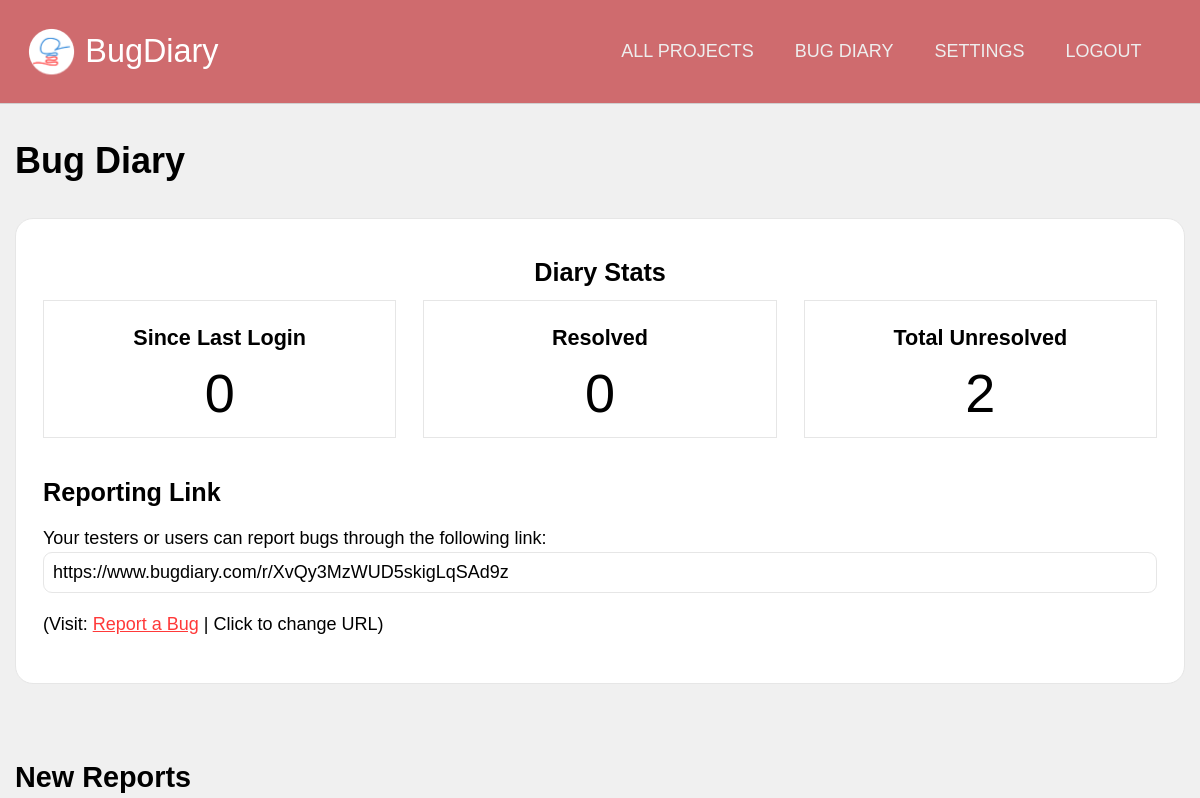
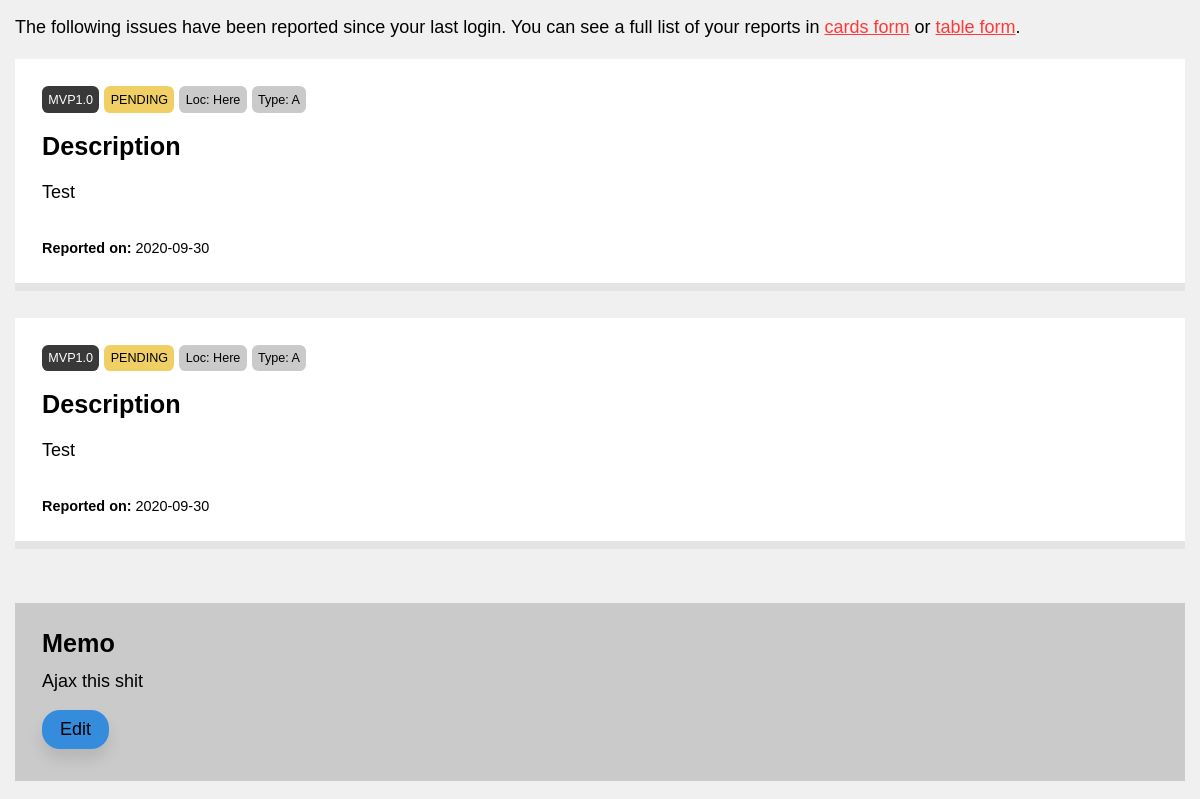
/projects/view/XvQy3MzWUD5skigLqSAd9z (signed in, upper part), run on an earlier commit of the app's database (2 pictures, top to bottom).
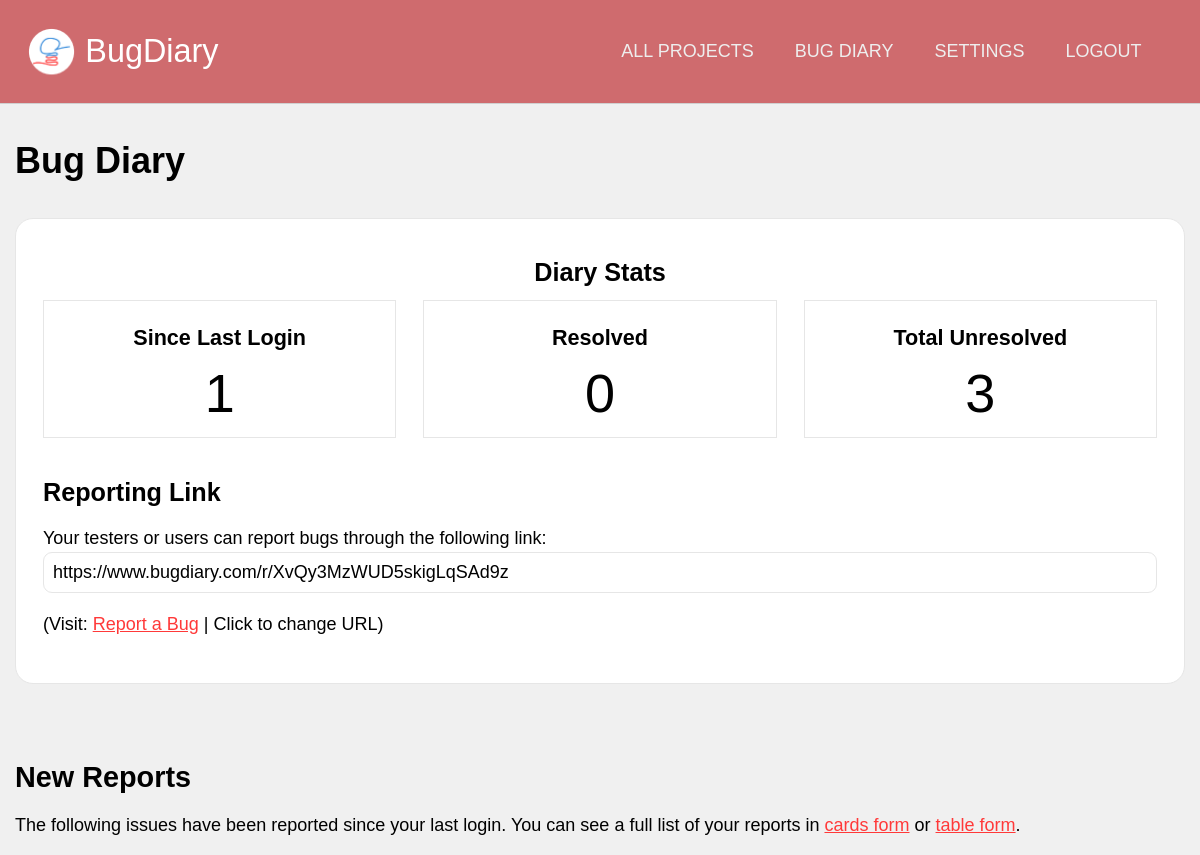
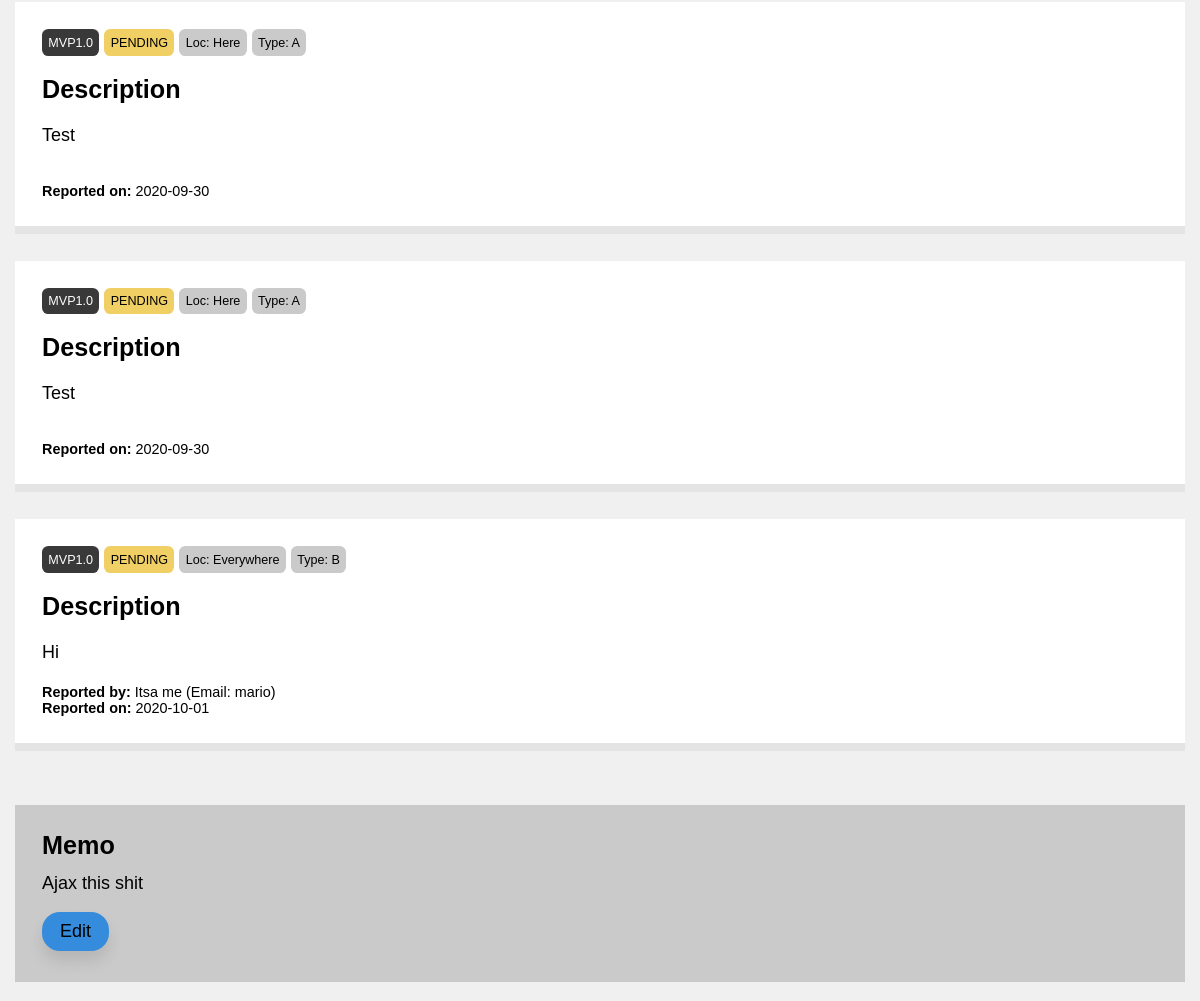
And on a later commit of the database (2 pictures, top to bottom).
### application/models.py (models this page shows, shortened)
class Projects(db.Model):
    id  = db.Column(db.Integer, primary_key = True, nullable = False)
    url = db.Column(db.String(22), index = True, unique = True, nullable = False)
    name = db.Column(db.String(100), nullable = False)
    description = db.Column(db.Text, nullable = False)
    creation_date = db.Column(db.DateTime, index = True, nullable = False)
    expiry_date = db.Column(db.DateTime, index = True, nullable = False)
    status = db.Column(db.String(10), nullable = False)
    access_code = db.Column(db.String(50), nullable = True)
    last_activity = db.Column(db.DateTime(), default = dt.datetime.now())
    owner = db.Column(db.Integer, db.ForeignKey('users.id')) #linked
    bugs = db.relationship('Bugs', backref = 'containing_project', cascade = "all,delete")
    locations = db.relationship('Project_bug_locations', backref = 'locations_in', cascade = "all,delete")
    types = db.relationship('Project_bug_types', backref = 'types_in', cascade = "all,delete")
    settings = db.relationship('Project_settings', backref = 'settings_for', cascade = "all,delete", uselist = False)
    blog_posts = db.relationship('Blog_posts', backref= 'post_target', cascade = "all,delete")

class Bugs(db.Model):
    id = db.Column(db.Integer, primary_key = True)
    ref_id = db.Column(db.Integer)
    details = db.Column(db.Text)
    author = db.Column(db.String(100))
    author_email = db.Column(db.String(100))
    status = db.Column(db.String(20))
    version = db.Column(db.String(20), index = True)
    report_date = db.Column(db.DateTime, index = True, default = dt.datetime.now())
    resolve_date = db.Column(db.DateTime, default = None)
    project = db.Column(db.Integer, db.ForeignKey('projects.id')) #linked
    bug_location = db.Column(db.Integer, db.ForeignKey('project_bug_locations.id')) #linked
    bug_type = db.Column(db.Integer, db.ForeignKey('project_bug_types.id')) #linked
    comments = db.relationship('Bug_comments', backref = "comment_target")

### application/projects/views.py (the view)
@projects.route('/view/<string:project_url>')
@login_required
def dashboard(project_url):
    target_project = Projects.query.filter_by(url = project_url).first()
    since_last_login = Bugs.query.filter_by(project = target_project.id).filter(Bugs.report_date > current_user.last_login).filter_by(status = "PENDING").count()
    resolved = Bugs.query.filter_by(project = target_project.id).filter_by(status = "RESOLVED").count()
    unresolved = Bugs.query.filter_by(project = target_project.id).filter_by(status = "PENDING").count()
    if target_project == None:
        flash("Sorry, the Bug Diary you were trying to access could not be found. It might have expired or you might have entered a typo.")
        return redirect(url_for('users.dashboard'))
    return render_template('dashboard.html', project = target_project, since_last_login = since_last_login, resolved = resolved, unresolved = unresolved)

### application/models.py (called while the page is built)
@login_manager.user_loader
def load_user(user_id):
    return Users.query.get(user_id)

### application/projects/templates/projects/dashboard.html (shortened to what this page needs)
{% extends 'confined.html' %}
{% block custom_nav %}
<a href="{{ url_for('users.dashboard') }}">All projects</a>
<a href="{{ url_for('projects.dashboard', project_url = project.url) }}">{{project.name}}</a>
<a href="{{ url_for('projects.settings', project_url = project.url) }}">Settings</a>
<a href="{{ url_for('users.logout') }}">Logout</a>
{% endblock %}
{% import 'macros.html' as macros %}
{% block main %}
<h1>{{ project.name }}</h1>
<div class="main-aside">
    <main>
        <div class="block lined rounded text-centered bg-white">
            <h3>Diary Stats</h3>
            <div class="block-comparison-3">
                <div class="comp1 text-centered lined bg-white">
                    <h4>Since Last Login</h4>
                    <span class="bignum">{{ since_last_login }}</span>
                </div>
                <div class="comp2 text-centered lined bg-white">
                    <h4>Resolved</h4>
                    <span class="bignum">{{ resolved }}</span>
                </div>
                <div class="comp3 text-centered lined bg-white">
                    <h4>Total Unresolved</h4>
                    <span class="bignum">{{ unresolved }}</span>
                </div>
            </div>
            <div style="text-align: left">
                <h3>Reporting Link</h3>
                <p>
                    Your testers or users can report bugs through the following link:
                    <input type="text" readonly value="https://www.bugdiary.com/r/{{ project.url }}">
                    (Visit: <a href="{{ url_for('core.redirect_to', project_url = project.url )}}">Report a Bug</a> | <a onclick="toggleElement('change_url')">Click to change URL</a>)
                </p>
            </div>
        </div>
        <div class="spacer-small"></div>
        <h2>New Reports</h2>
        <p>
            The following issues have been reported since your last login. You can see a full list of your reports in <a href="">cards form</a> or <a href="">table form</a>.
        </p>
        {% for bug in project.bugs %}
            {{ macros.bugcard(bug.ref_id, bug.details, bug.author, bug.author_email, bug.status, bug.version, bug.report_date, None, bug.bug_location, bug.bug_type) }}
        {% endfor %}
    </main>
    <aside>
        <div class="sidebar-block bg-gray">
            <h3>Memo</h3>
            Ajax this shit
            <br>
            <a class="button-secondary rounded shadowed">Edit</a>
        </div>
    </aside>
</div>
{% endblock %}

### application/templates/confined.html (shortened to what this page needs)
{% extends "base.html" %}
{% block templateMain %}
<main class="confined">
  {% block main %}
  {% endblock %}
</main>
{% endblock %}

### application/templates/macros.html (shortened to what this page needs)
{% macro bugcard(ref_id, details, author, author_email, status, version, report_date, resolve_date, location, type, color_code = {"PENDING": "bg-yellow", "RESOLVED": "bg-green"}) %}
<div class="card">
    <div>
        <span class="tag-mini bg-darkgray">{{ version }}</span>
        <span class="tag-mini {{ color_code[status] }}">{{ status }}</span>
        <span class="tag-mini bg-gray">Loc: {{ location }}</span>
        <span class="tag-mini bg-gray">Type: {{ type }}</span>
    </div>
    <h3>Description</h3>
    <p>
        {{ details }}
    </p>
    <div class="author">
        {% if author != "" or author_email != "" %}
        <b>Reported by:</b> {{ author }} (Email: {{ author_email }})
        {% endif %} <br>
        <b>Reported on:</b> {{ report_date.strftime('%Y-%m-%d') }}
        <br>
    </div>
</div>
{% endmacro %}

### application/templates/base.html (shortened to what this page needs)
<!DOCTYPE html>
{% set version = "0.1.0" %}
<html lang="en" dir="ltr">
  <head>
    <link rel="stylesheet" href="{{ url_for('static', filename='css/unilay5.css') }}?v={{version}}">
    <link rel="stylesheet" href="{{ url_for('static', filename='css/custom.css') }}?v={{version}}">
  </head>
  <body>
    <header>
        <div id="logo"><a href="{{ url_for('core.index') }}">
            {% block custom_logo %}BugDiary{% endblock %}
        </a></div>
        <nav id="navigation">
          {% block custom_nav %}{% endblock %}
        </nav>
    </header>
      {% block templateMain %}{% endblock %}
  </body>
</html>

### application/static/css/unilay5.css (style rules this page uses)
body { font-size: 18px; font-family: sans-serif; color: #000; margin: 0; padding: 0; background-color: #f0f0f0; }
header { background-color: #cf6b6e; border-bottom: 1px solid #d0d0d0; padding: 1.5em; display: grid; text-align: center; grid-template-areas: "logo nav"; }
header #logo { padding-left: 1.8em; line-height: 1.5em; grid-area: logo; background-image: url("../images/logo-small.png"); background-repeat: no-repeat; background-size: contain; text-align: left; font-size: 1.8em; }
header #logo a:link, header #logo a:visited { color: #fff; text-decoration: none; }
header nav, header #navigation { grid-area: nav; padding: 0.75em; text-align: right; z-index: 10; }
header nav a, header #navigation a { text-transform: uppercase; display: inline-block; color: #eeeeee; text-decoration: none; padding: 0 1em; font-family: "Trebuchet MS", Helvetica, sans-serif; }
.confined { max-width: 65em; margin-left: auto; margin-right: auto; }
p { line-height: 150%; }
main a.button-secondary, main a.button-primary { padding: 0.5em 1em; text-decoration: none; margin: 1em auto; display: inline-block; text-align: center; }
main a.button-secondary { background-color: #358bdc; color: #000; }
a:link, a:visited { color: #ff3939; }
h2, h3, h4, h5 { margin: 0.5em 0; }
h1 { color: inherit; font-size: 2em; margin: 1em 0; }
h2 { color: inherit; font-size: 1.6em; }
h3 { color: inherit; font-size: 1.4em; }
h4 { color: inherit; font-size: 1.2em; }
.block { padding: 1.5em; margin-bottom: 1.5em; }
.sidebar-block { padding: 0.75em 1.5em; margin-bottom: 1.5em; }
.block-comparison-3 { display: grid; grid-template-areas: "comp1 comp2 comp3"; grid-template-columns: 1fr 1fr 1fr; grid-gap: 1.5em; }
.block-comparison-3 .comp1 { grid-area: comp1; }
.block-comparison-3 .comp2 { grid-area: comp2; }
.block-comparison-3 .comp3 { grid-area: comp3; }
.block-comparison-3 .comp1, .block-comparison-3 .comp2, .block-comparison-3 .comp3 { padding: 0.75em; margin-bottom: 1.5em; }
.aside-main, .main-aside { display: grid; grid-gap: 1.5em; }
.aside-main main, .main-aside main { grid-area: main; }
.aside-main aside, .main-aside aside { grid-area: aside; }
.main-aside { grid-template-areas: "main aside"; grid-template-columns: auto 400px; }
@media screen and (max-width: 1200px) { .main-aside, .aside-main { grid-template-areas: "main" "aside"; grid-template-columns: auto; grid-template-rows: auto auto; } }
.spacer-small { padding-bottom: 2em; }
.lined { border: 1px solid #e6e6e6; }
.rounded { border-radius: 1em 1em 1em 1em; -moz-border-radius: 1em 1em 1em 1em; -webkit-border-radius: 1em 1em 1em 1em; }
.shadowed { -webkit-box-shadow: 0px 10px 15px 0px rgba(0, 0, 0, 0.1); -moz-box-shadow: 0px 10px 15px 0px rgba(0, 0, 0, 0.1); box-shadow: 0px 10px 15px 0px rgba(0, 0, 0, 0.1); }
.text-centered { text-align: center; }
.bg-white { background-color: #fff; }
.bg-yellow { background-color: #F0CF65; }
.bg-gray { background-color: #cacaca; }
.bg-darkgray { color: #fff; background-color: #393939; }
input[type=text], input[type=number], input[type=submit], input[type=password], select, textarea, .button-styled { font-size: 1em; padding: 0.5em; -webkit-appearance: none; -moz-appearance: none; appearance: none; width: 100%; border: 1px solid; font-family: inherit; margin-bottom: 1em; border-color: #e6e6e6; -webkit-box-sizing: border-box; -moz-box-sizing: border-box; box-sizing: border-box; border-radius: 0.5em 0.5em 0.5em 0.5em; -moz-border-radius: 0.5em 0.5em 0.5em 0.5em; -webkit-border-radius: 0.5em 0.5em 0.5em 0.5em; }
.button-secondary { background-color: #358bdc; color: #000; }

### application/static/css/custom.css (style rules this page uses)
.bignum { font-size: 3em; }
.card { background-color: #fff; padding: 1.5em; margin-bottom: 1.5em; border-bottom: 8px solid #e4e4e4; }
.tag-mini { font-size: 0.7em; margin-bottom: 0.5em; padding: 0.5em; display: inline-block; border-radius: 0.5em; -moz-border-radius: 0.5em; -webkit-border-radius: 0.5em; }
.author { font-size: 0.8em; }

What changed in the data, as far as the page shows it:
added Bugs: version "MVP1.0", status "PENDING", bug_location "Everywhere", bug_type "B", details "Hi", author "Itsa me", author_email "mario", strftime "2020-10-01"
Also different on the page:
{{ since_last_login }}: "0" → "1"
{{ unresolved }}: "2" → "3"
